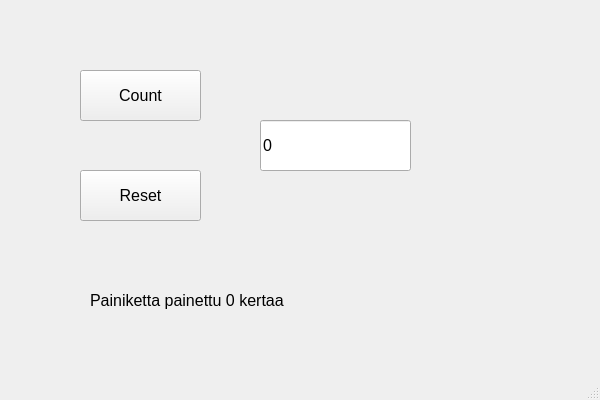
<?xml version="1.0" encoding="UTF-8"?>
<ui version="4.0">
 <class>MainWindow</class>
 <widget class="QMainWindow" name="MainWindow">
  <property name="geometry">
   <rect>
    <x>0</x>
    <y>0</y>
    <width>600</width>
    <height>400</height>
   </rect>
  </property>
  <property name="windowTitle">
   <string>MainWindow</string>
  </property>
  <widget class="QWidget" name="centralwidget">
   <widget class="QPushButton" name="btnCount">
    <property name="geometry">
     <rect>
      <x>80</x>
      <y>70</y>
      <width>121</width>
      <height>51</height>
     </rect>
    </property>
    <property name="font">
     <font>
      <pointsize>12</pointsize>
     </font>
    </property>
    <property name="text">
     <string>Count</string>
    </property>
   </widget>
   <widget class="QPushButton" name="btnReset">
    <property name="geometry">
     <rect>
      <x>80</x>
      <y>170</y>
      <width>121</width>
      <height>51</height>
     </rect>
    </property>
    <property name="font">
     <font>
      <pointsize>12</pointsize>
     </font>
    </property>
    <property name="text">
     <string>Reset</string>
    </property>
   </widget>
   <widget class="QLineEdit" name="txtResult">
    <property name="geometry">
     <rect>
      <x>260</x>
      <y>120</y>
      <width>151</width>
      <height>51</height>
     </rect>
    </property>
    <property name="font">
     <font>
      <pointsize>12</pointsize>
     </font>
    </property>
    <property name="text">
     <string>0</string>
    </property>
   </widget>
   <widget class="QLabel" name="labelInfo">
    <property name="geometry">
     <rect>
      <x>90</x>
      <y>280</y>
      <width>371</width>
      <height>41</height>
     </rect>
    </property>
    <property name="font">
     <font>
      <pointsize>12</pointsize>
     </font>
    </property>
    <property name="text">
     <string>Painiketta painettu 0 kertaa</string>
    </property>
   </widget>
  </widget>
  <widget class="QMenuBar" name="menubar">
   <property name="geometry">
    <rect>
     <x>0</x>
     <y>0</y>
     <width>600</width>
     <height>21</height>
    </rect>
   </property>
  </widget>
  <widget class="QStatusBar" name="statusbar"/>
 </widget>
 <resources/>
 <connections/>
</ui>
